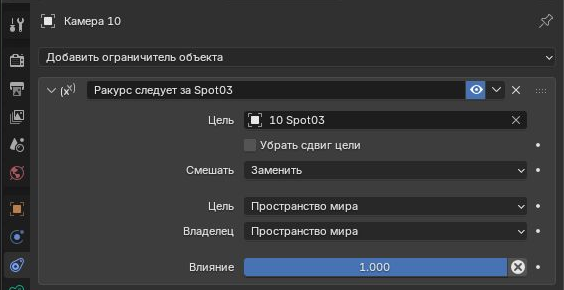
#> input picture output/lab13/Снимки_интерфейса/ui_camera.png, 564 x 290 px, given in place of 01a.png, which was not available
$ python compose_figures13.py
#> lines starting #> are read from the running program, lines starting #| are printed output that depends on the picture
"""Компоновка настоящих рендеров и уже обрезанных снимков интерфейса."""
from pathlib import Path
from PIL import Image,ImageDraw,ImageFont
from lab13_content import PANELS,UI
ROOT=Path(__file__).resolve().parents[2];FIG=ROOT/'work/lab13/figures';OUT=ROOT/'output/lab13'
font=ImageFont.truetype('C:/Windows/Fonts/times.ttf',26)
for key,panels in PANELS.items():
    cols=2 if len(panels)>1 else 1;rows=(len(panels)+cols-1)//cols
    w=680 if cols==2 else 1000
    square=key in {'shadows','lightview'};hh=w if square else round(w*.75)
    canvas=Image.new('RGB',(w*cols,(hh+50)*rows),'#edf0f2');d=ImageDraw.Draw(canvas)
#> after `canvas = Image.new('RGB', (w * cols, (hh + 50) * rows), '#edf0f2')`:
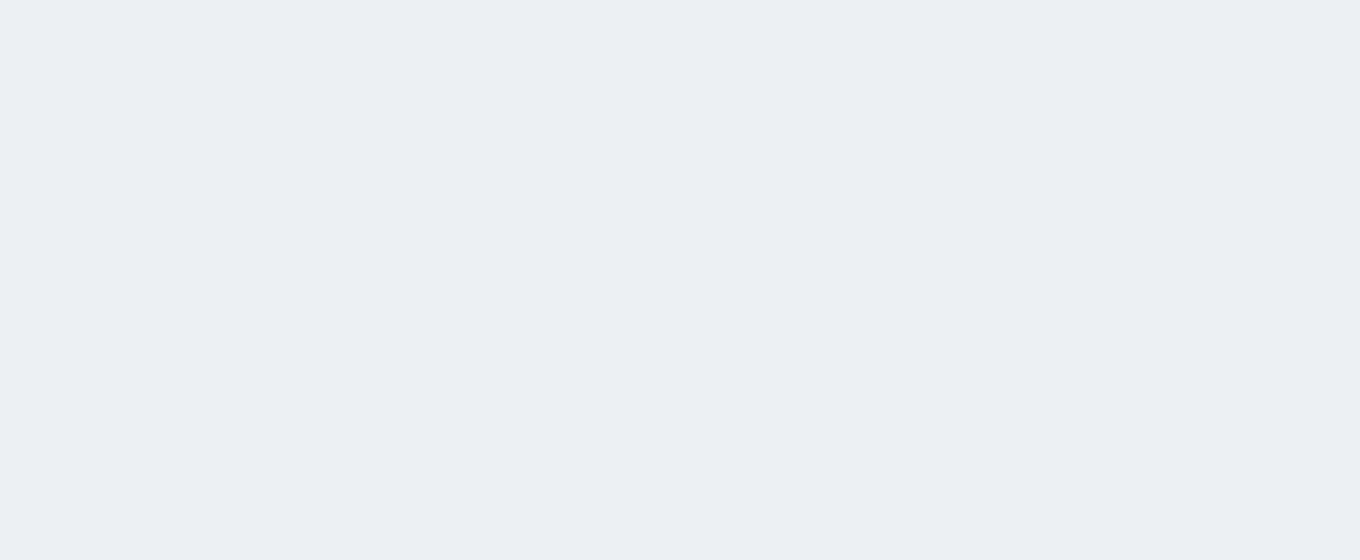
#> canvas: PIL image 1360x560 RGB; mean R, G, B 237, 240, 242
    for i,(code,label) in enumerate(panels):
        im=Image.open(FIG/(code+'.png')).convert('RGB');im.thumbnail((w,hh),Image.Resampling.LANCZOS)
#> further down, im is the input picture: PIL image 564x290 RGB; mean R, G, B 55.3, 56.7, 58.6
        x=(i%cols)*w;y=(i//cols)*(hh+50);canvas.paste(im,(x+(w-im.width)//2,y+50+(hh-im.height)//2))
#> after `canvas.paste(im, (x + (w - im.width) // 2, y + 50 + (hh - im.height) /`:
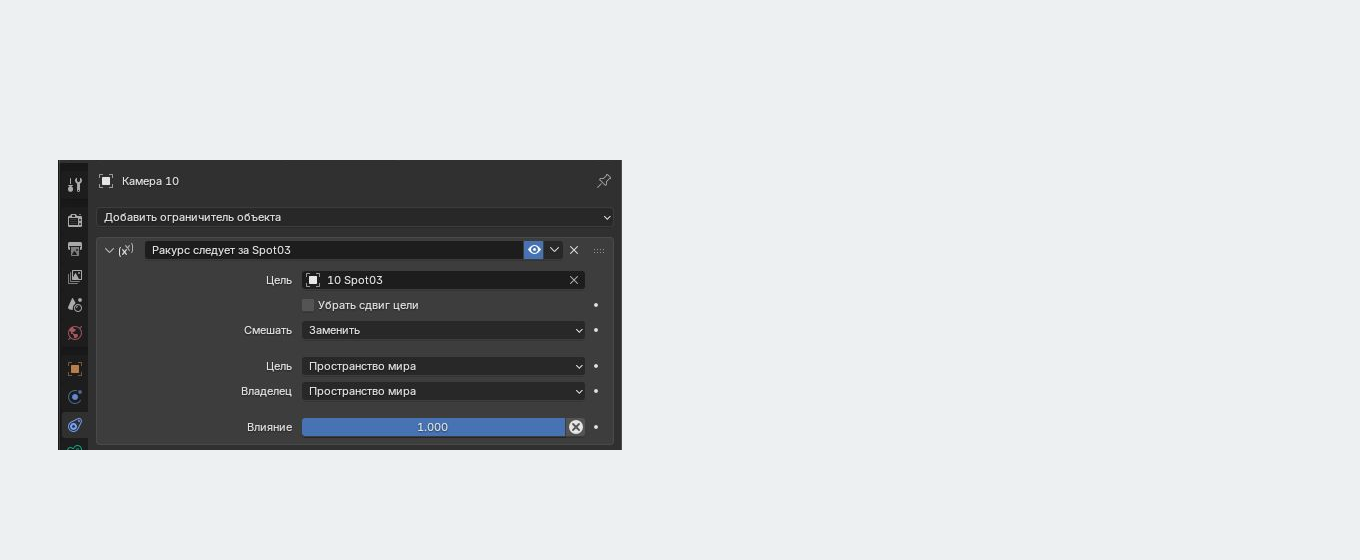
#> canvas: PIL image 1360x560 RGB; mean R, G, B 198, 200.6, 202.6
        ff=font
        for sz in range(26,17,-1):
            ff=ImageFont.truetype('C:/Windows/Fonts/times.ttf',sz)
            if d.textbbox((0,0),label,font=ff)[2]<w-20:break
        d.text((x+w/2,y+25),label,font=ff,fill='black',anchor='mm')
    canvas.save(FIG/(key+'.jpg'),quality=96,subsampling=0)
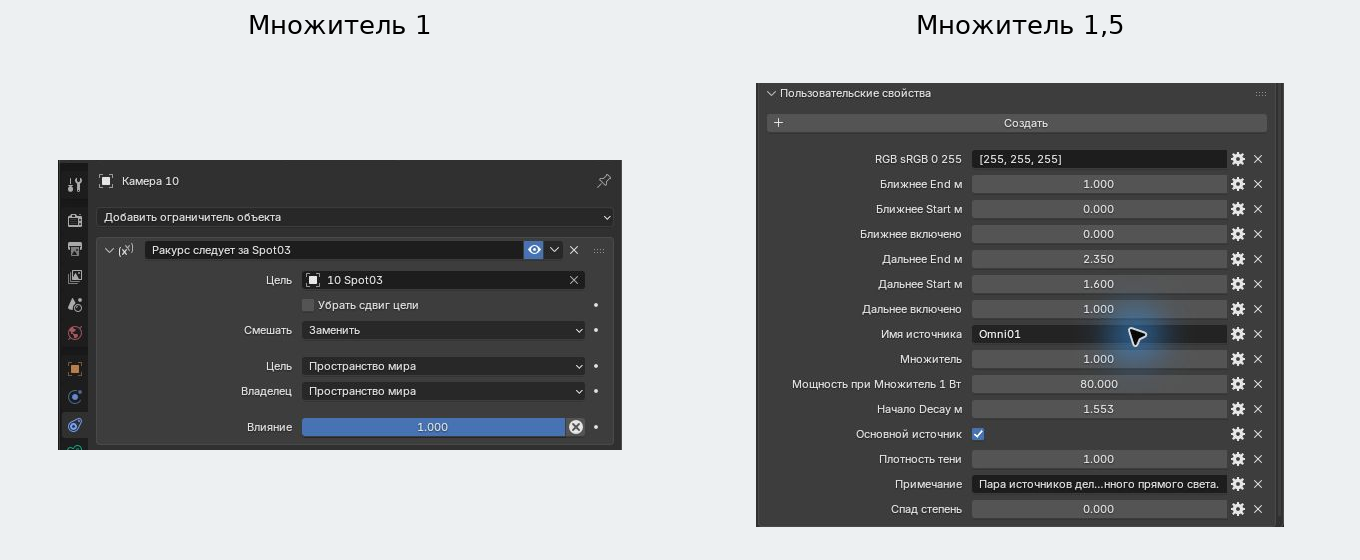
#> saved as omni.jpg: PIL image 1360x560 RGB; mean R, G, B 146, 147.9, 149.4
#> (the run stopped early here; a loop or call above may not have finished)
